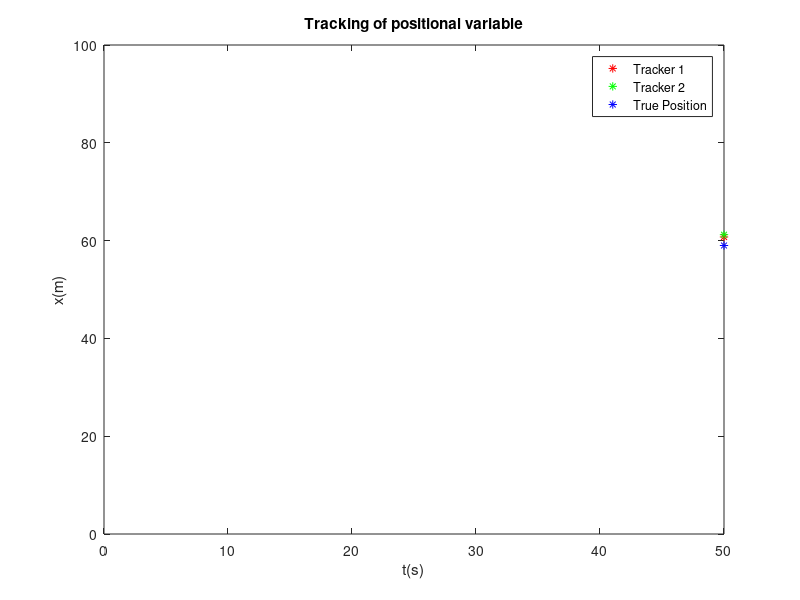
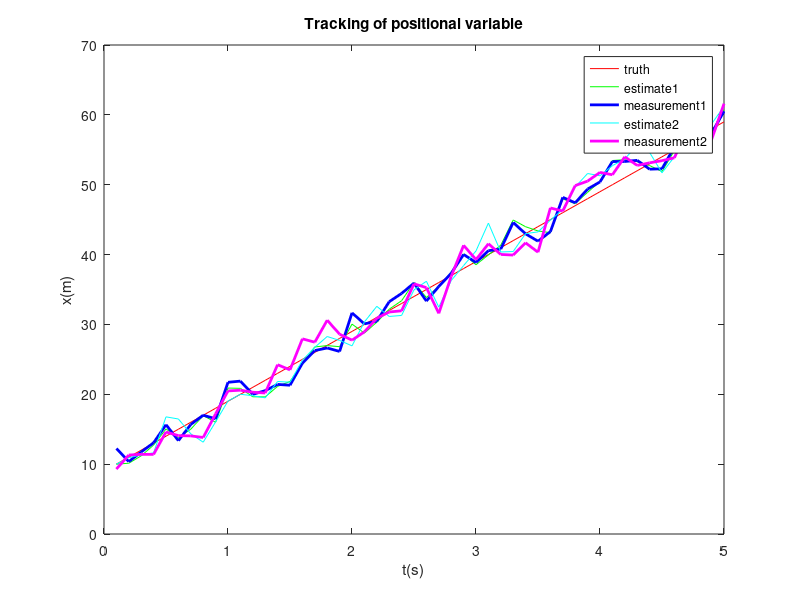

Write the MATLAB code that produced these figures, in order.
% One Dimentional Kalman Tracking Problem with two different trackers
% 
% Version 1
% System Definition
% x+ = x + u * dt + n
% y  = x+  + v

clc; clear all; close all;

dt = 0.1; N = 50; 
t = dt*(1:N);

F_x = 1;
F_u = dt;
F_n = 1;
H = 1;

Q = 16;
R1 = 4;
R2 = 9;

q = sqrt(Q);
r1 = sqrt(R1);
r2 = sqrt(R1);

% Trajectory simulation
xt0 = 10; u = 10;
xt = zeros(1,N);
xt(1) = xt0;

for i = 2:N
    xt(i) = F_x * xt(i-1) + F_u * u ;        
end

% measurement simulation
v1 = r1 * randn(1,N);    
y1 = H*xt + v1;

v2 = r2 *  randn(1,N);    
y2 = H*xt + v2;

x1 = zeros(1,N);
x1(1) = xt0;
x2 = zeros(1,N);
x2(1) = xt0;

P1 = 10; P2 = 10;

for i= 2:N 
    n1 = q * randn;   
    x1(i) = F_x * x1(i-1) + F_u * u + F_n * n1;
    P1(i) = F_x*P1(i-1)*F_x' + Q;
    
    K1(i) = P1(i)*H'/(H*P1(i)*H' + R1);
    x1(i) = x1(i) + K1(i)*(y1(i)- H*x1(i));
    P1(i) = (1 - K1(i)*H)*P1(i);
    
    n2 = q * randn;
    x2(i) = F_x * x2(i-1) + F_u * u + F_n * n2;
    P2(i) = F_x*P2(i-1)*F_x' + Q;
    
    K2(i) = P2(i)*H'/(H*P2(i)*H' + R2); 
    x2(i) = x2(i) + K2(i)*(y2(i) - H*x2(i));
    P2(i) = (1 - K2(i)*H)*P2(i);
    
    % plots
    plot(i,x1(i),'*r', i, x2(i), '*g', i, xt(i), '*b'); 
    xlabel('t(s)'); ylabel('x(m)'); title('Tracking of positional variable');
    legend('Tracker 1','Tracker 2','True Position');
    axis([0 N 0 100]);
    pause(0.5)
    drawnow
end

figure
plot(t,xt,'r',t,x1,'g',t,y1,'b', 'LineWidth', 2); hold on;
plot(t,x2,'c',t,y2,'m', 'LineWidth', 2);
xlabel('t(s)'); ylabel('x(m)'); title('Tracking of positional variable');
legend('truth','estimate1','measurement1','estimate2','measurement2');

